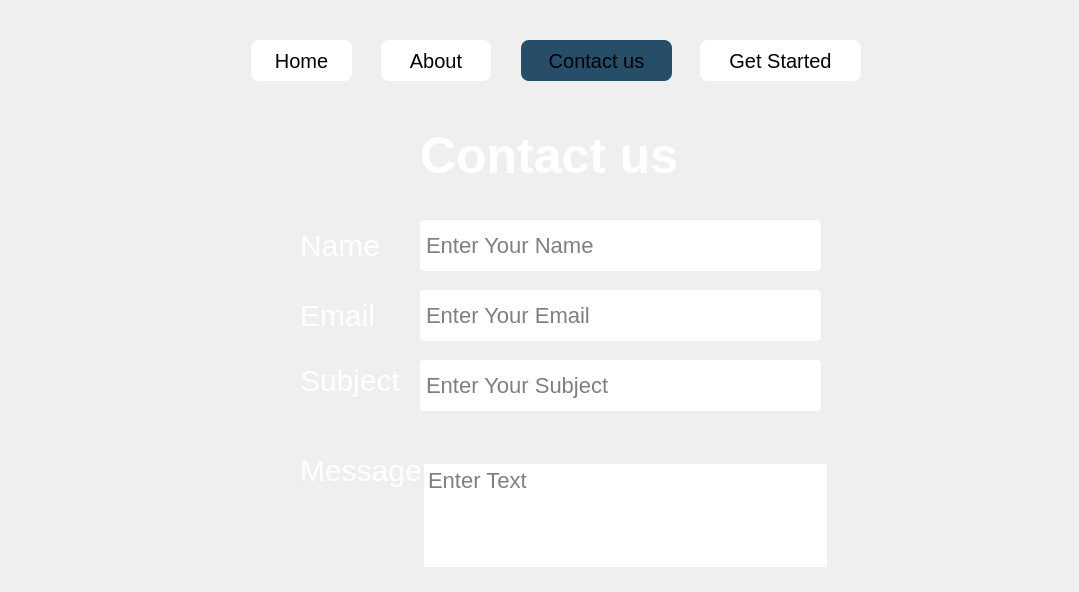
<?xml version="1.0" encoding="UTF-8"?>
<ui version="4.0">
 <class>MainWindow</class>
 <widget class="QMainWindow" name="MainWindow">
  <property name="geometry">
   <rect>
    <x>0</x>
    <y>0</y>
    <width>1079</width>
    <height>592</height>
   </rect>
  </property>
  <property name="minimumSize">
   <size>
    <width>1079</width>
    <height>592</height>
   </size>
  </property>
  <property name="maximumSize">
   <size>
    <width>1079</width>
    <height>592</height>
   </size>
  </property>
  <property name="windowTitle">
   <string>MainWindow</string>
  </property>
  <widget class="QWidget" name="centralwidget">
   <widget class="QLabel" name="label">
    <property name="geometry">
     <rect>
      <x>0</x>
      <y>0</y>
      <width>1081</width>
      <height>591</height>
     </rect>
    </property>
    <property name="text">
     <string/>
    </property>
    <property name="pixmap">
     <pixmap>about_contact.png</pixmap>
    </property>
    <property name="scaledContents">
     <bool>true</bool>
    </property>
   </widget>
   <widget class="QPushButton" name="pushButton_1">
    <property name="geometry">
     <rect>
      <x>251</x>
      <y>40</y>
      <width>101</width>
      <height>41</height>
     </rect>
    </property>
    <property name="styleSheet">
     <string notr="true">QPushButton#pushButton_1{
background-color:white;
font-size:20px;
border-radius:8px;
}
QPushButton#pushButton_1:hover{
background-color:#274E69;
font-size:25px;
border-radius:4px;
color:white;}</string>
    </property>
    <property name="text">
     <string>Home</string>
    </property>
   </widget>
   <widget class="QPushButton" name="pushButton_2">
    <property name="geometry">
     <rect>
      <x>381</x>
      <y>40</y>
      <width>110</width>
      <height>41</height>
     </rect>
    </property>
    <property name="styleSheet">
     <string notr="true">QPushButton#pushButton_2{
background-color:white;
font-size:20px;
border-radius:8px;
}
QPushButton#pushButton_2:hover{
background-color:#274E69;
font-size:25px;
border-radius:4px;
color:white;}</string>
    </property>
    <property name="text">
     <string>About</string>
    </property>
   </widget>
   <widget class="QPushButton" name="pushButton_3">
    <property name="geometry">
     <rect>
      <x>521</x>
      <y>40</y>
      <width>151</width>
      <height>41</height>
     </rect>
    </property>
    <property name="styleSheet">
     <string notr="true">QPushButton#pushButton_3{
background-color:#274E69;
font-size:20px;
border-radius:8px;
}
QPushButton#pushButton_3:hover{
background-color:#274E69;
font-size:25px;
border-radius:4px;
color:white;
}</string>
    </property>
    <property name="text">
     <string>Contact us</string>
    </property>
   </widget>
   <widget class="QPushButton" name="pushButton_4">
    <property name="geometry">
     <rect>
      <x>700</x>
      <y>40</y>
      <width>161</width>
      <height>41</height>
     </rect>
    </property>
    <property name="styleSheet">
     <string notr="true">QPushButton#pushButton_4{
background-color:white;
font-size:20px;
border-radius:8px;
}
QPushButton#pushButton_4:hover{
background-color:#274E69;
font-size:25px;
border-radius:4px;
color:white;
}</string>
    </property>
    <property name="text">
     <string>Get Started</string>
    </property>
   </widget>
   <widget class="QLabel" name="label_2">
    <property name="geometry">
     <rect>
      <x>420</x>
      <y>120</y>
      <width>311</width>
      <height>71</height>
     </rect>
    </property>
    <property name="styleSheet">
     <string notr="true">font-size:50px;
color:white;
font-weight:bold;</string>
    </property>
    <property name="text">
     <string>Contact us</string>
    </property>
   </widget>
   <widget class="QLabel" name="label_3">
    <property name="geometry">
     <rect>
      <x>300</x>
      <y>230</y>
      <width>91</width>
      <height>31</height>
     </rect>
    </property>
    <property name="styleSheet">
     <string notr="true">color:white;
font-size:30px;
</string>
    </property>
    <property name="text">
     <string>Name</string>
    </property>
   </widget>
   <widget class="QLabel" name="label_4">
    <property name="geometry">
     <rect>
      <x>300</x>
      <y>300</y>
      <width>81</width>
      <height>31</height>
     </rect>
    </property>
    <property name="styleSheet">
     <string notr="true">color:white;
font-size:30px;
</string>
    </property>
    <property name="text">
     <string>Email</string>
    </property>
   </widget>
   <widget class="QLabel" name="label_5">
    <property name="geometry">
     <rect>
      <x>300</x>
      <y>360</y>
      <width>111</width>
      <height>41</height>
     </rect>
    </property>
    <property name="styleSheet">
     <string notr="true">color:white;
font-size:30px;
</string>
    </property>
    <property name="text">
     <string>Subject</string>
    </property>
   </widget>
   <widget class="QLabel" name="label_6">
    <property name="geometry">
     <rect>
      <x>300</x>
      <y>450</y>
      <width>121</width>
      <height>41</height>
     </rect>
    </property>
    <property name="styleSheet">
     <string notr="true">color:white;
font-size:30px;
</string>
    </property>
    <property name="text">
     <string>Message</string>
    </property>
   </widget>
   <widget class="QTextEdit" name="textEdit">
    <property name="geometry">
     <rect>
      <x>420</x>
      <y>460</y>
      <width>411</width>
      <height>111</height>
     </rect>
    </property>
    <property name="styleSheet">
     <string notr="true">font-size:22px;
border-radius:4px;
padding:4px;
color: black;</string>
    </property>
    <property name="placeholderText">
     <string>Enter Text</string>
    </property>
   </widget>
   <widget class="QLineEdit" name="lineEdit">
    <property name="geometry">
     <rect>
      <x>420</x>
      <y>360</y>
      <width>401</width>
      <height>51</height>
     </rect>
    </property>
    <property name="styleSheet">
     <string notr="true">font-size:22px;
border-radius:4px;
padding:4px;
color: black;</string>
    </property>
    <property name="placeholderText">
     <string>Enter Your Subject</string>
    </property>
   </widget>
   <widget class="QLineEdit" name="lineEdit_2">
    <property name="geometry">
     <rect>
      <x>420</x>
      <y>290</y>
      <width>401</width>
      <height>51</height>
     </rect>
    </property>
    <property name="styleSheet">
     <string notr="true">font-size:22px;
border-radius:4px;
padding:4px;
color: black;</string>
    </property>
    <property name="placeholderText">
     <string>Enter Your Email</string>
    </property>
   </widget>
   <widget class="QLineEdit" name="lineEdit_3">
    <property name="geometry">
     <rect>
      <x>420</x>
      <y>220</y>
      <width>401</width>
      <height>51</height>
     </rect>
    </property>
    <property name="styleSheet">
     <string notr="true">font-size:22px;
border-radius:4px;
padding:4px;
color: black;</string>
    </property>
    <property name="placeholderText">
     <string>Enter Your Name</string>
    </property>
   </widget>
  </widget>
 </widget>
 <resources/>
 <connections/>
</ui>
